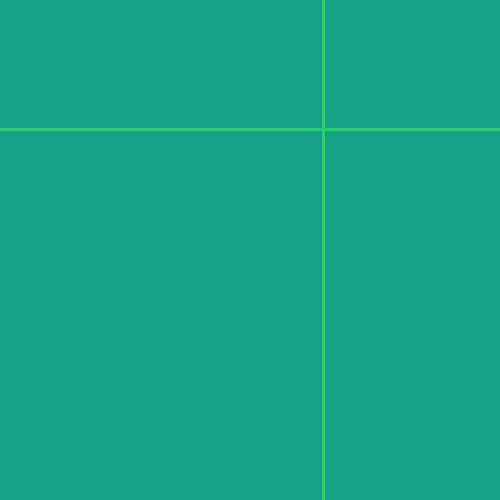
Frame 1 (no input)
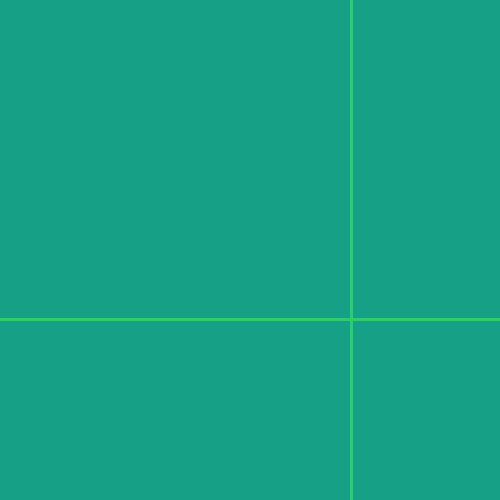
Frame 60 (the mouse pressed at the canvas centre just before this capture)
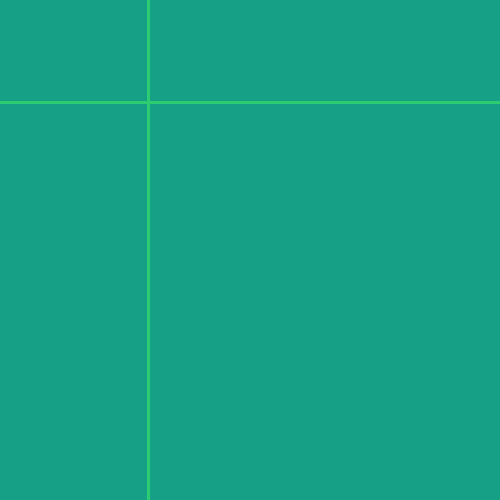
Frame 120 (the mouse held since frame 60 and released just before this capture)

The Processing sketch that drew these frames (run headless with seeded random() and noise(); from frame 60 on, the mouse is pressed at the canvas centre):

// Processing sketch: random_horizontal_and_vertical_lines
// ── random_horizontal_and_vertical_lines.pde
float distance_left;
float distance_top;

void setup() {
  size(500,500);
}
void draw() {
  background(22, 160, 133);
  stroke(46, 204, 113);
  strokeWeight(3);
  
  distance_left = random(width); // to hold a variable for the starting points for both line
  distance_top = random(height);
  
  // draw the line
  line(distance_left, 0, distance_left, height); // vertical line which has simillar distances from the left
  line(0, distance_top, width, distance_top); // horizontal line which has same distance from the top
}
